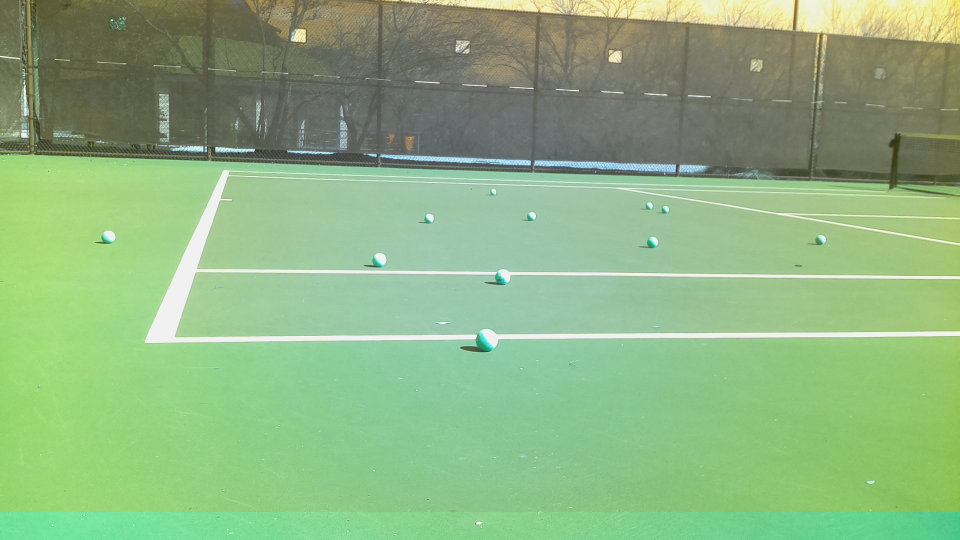
//> input picture general_testing/vision/TakenImages/image_1.png, 1920 x 1080 px, given in place of the camera (shown at 1/2 size)
$ ./houghDetect   (built with g++ and OpenCV 4)
//> lines starting //> are read from the running program, lines starting //| are printed output that depends on the picture; after the words box and inside, x2 and y2 are one past the last pixel; in counts of white or black regions, pixels touching at a corner belong together

#include "opencv2/imgcodecs.hpp"
#include "opencv2/highgui.hpp"
#include "opencv2/imgproc.hpp"
using namespace cv;
using namespace std;
int main(int argc, char** argv)
{
    VideoCapture cap(0);


    int height(1080);
    int width(1920);


    cap.set(cv::CAP_PROP_FRAME_HEIGHT, height);
    cap.set(cv::CAP_PROP_FRAME_WIDTH, width);
    cap.set(cv::CAP_PROP_FOURCC, 0x21);
    cap.set(cv::CAP_PROP_FPS, 30);


    while(1){
        Mat src;
        cap.grab();
        cap.retrieve(src);

    //src = imread("images/view3.jpg");
    Mat gray;
    cvtColor(src, gray, COLOR_BGR2GRAY);
    blur(gray, gray, Size(3,3));


    Canny(gray, gray, 100, 300, 3);
    Mat kernel = getStructuringElement(MORPH_RECT, Size(15, 15));

    dilate(gray, gray, kernel);

    kernel = getStructuringElement(MORPH_RECT, Size(3, 3));
    erode(gray, gray, kernel);

    blur(gray, gray, Size(5,5));

    vector<Vec3f> circles;

    HoughCircles(gray, circles, HOUGH_GRADIENT, 1,
                 gray.rows/4,  // change this value to detect circles with different distances to each other
                 110, 23, 3, 120 // change the last two parameters
            // (min_radius & max_radius) to detect larger circles
    );
    for( size_t i = 0; i < circles.size(); i++ )
    {
        Vec3i c = circles[i];
        Point center = Point(c[0], c[1]);
        // circle center
        circle( src, center, 1, Scalar(0,100,100), 3, LINE_AA);
        // circle outline
        int radius = c[2];
        circle( src, center, radius, Scalar(255,0,255), 3, LINE_AA);
    }
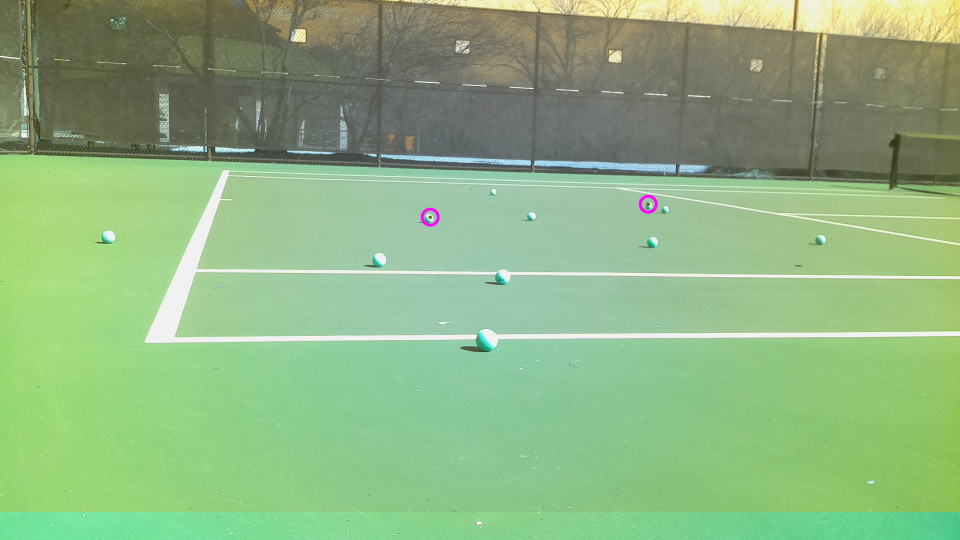
//> src: 1080 rows x 1920 cols, CV_8UC3 (shown at 1/2 size); 0.08% of pixels changed, all inside (x1, y1, x2, y2) = (841, 389, 1316, 454)
    resize(src,src,Size(),.25,.25);
    resize(gray,gray,Size(),.25,.25);
    imshow("detected circles", src);
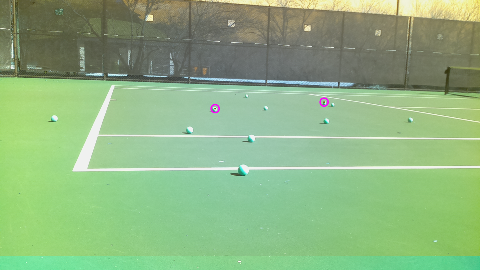
//> window 'detected circles': 270 rows x 480 cols, CV_8UC3; mean B, G, R 130, 179.4, 141.7
    imshow("img view", gray);
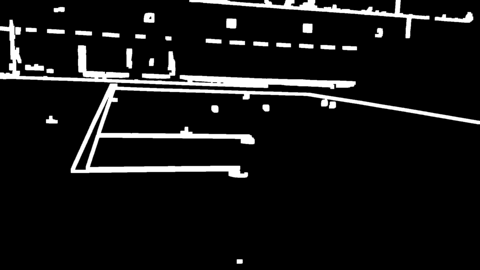
//> window 'img view': 270 rows x 480 cols, CV_8UC1; min 0, max 255, mean 20.4
    char c=(char)waitKey(1);
//> the Esc key is pressed
    if(c==27) break;

  }


}

$ run again, on general_testing/vision/TakenImages/image_10.png
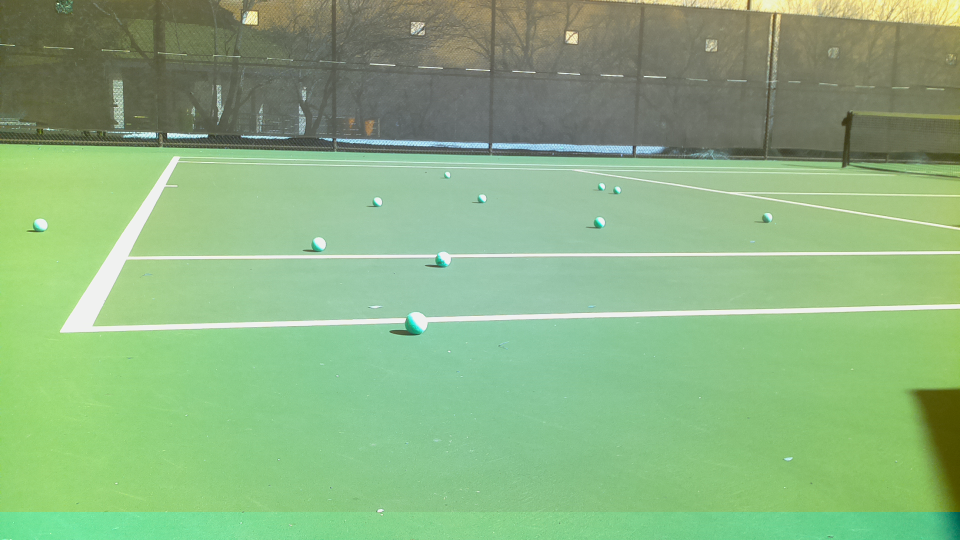
//> input picture general_testing/vision/TakenImages/image_10.png, 1920 x 1080 px, given in place of the camera (shown at 1/2 size)
//> `imshow("detected circles", src);`:
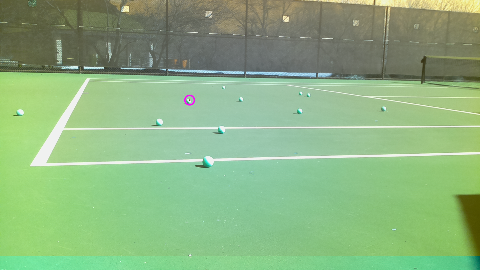
//> window 'detected circles': 270 rows x 480 cols, CV_8UC3; mean B, G, R 129.8, 179, 139.8
